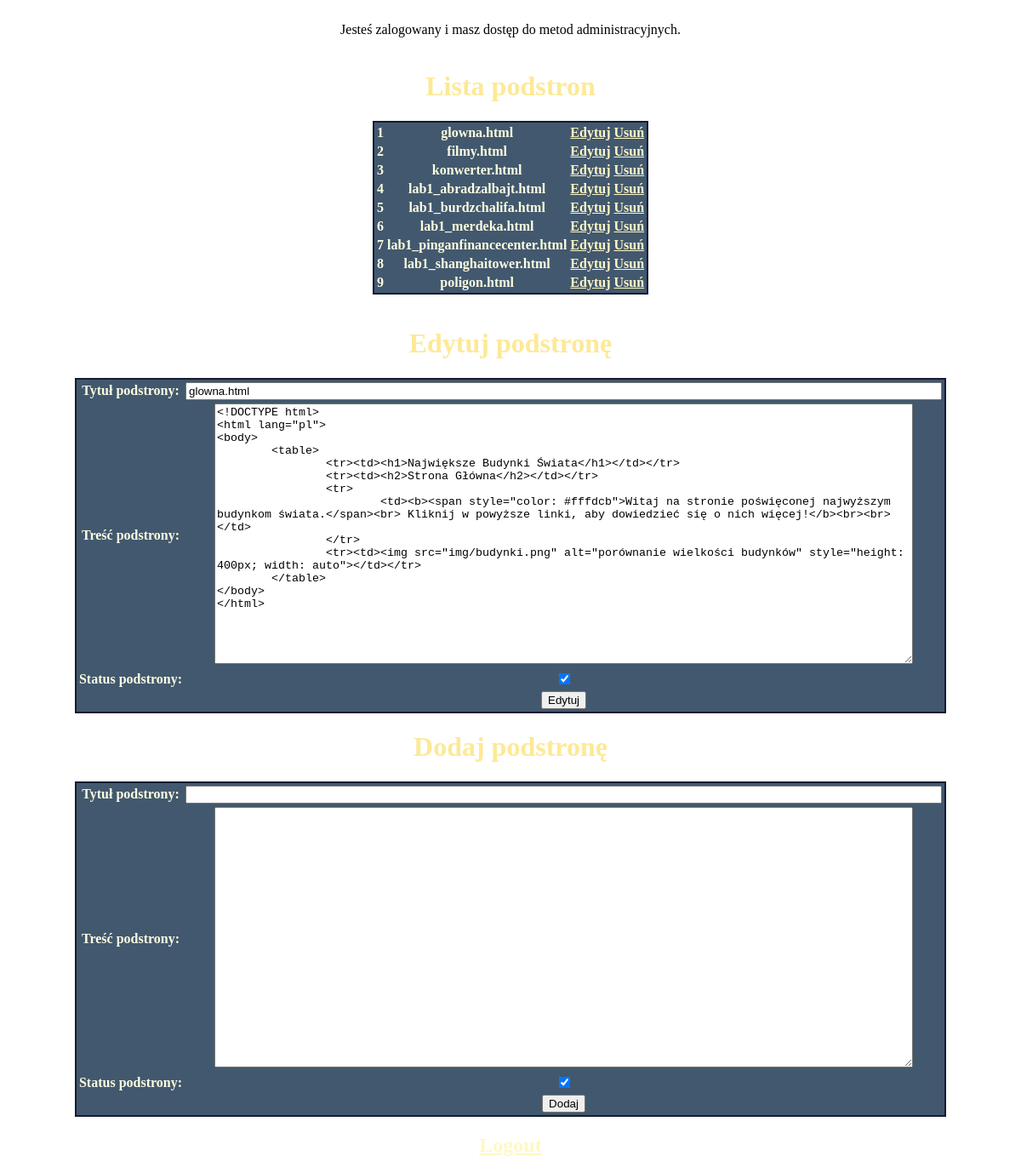
/admin/admin.php?funkcja=edytuj&id=1 (signed in), run on the app's committed database.
### tables this page shows
CREATE TABLE `page_list` (
  `id` int(11) NOT NULL,
  `page_title` varchar(255) NOT NULL,
  `page_content` text NOT NULL,
  `status` int(11) NOT NULL DEFAULT 1
);

### admin/admin.php (the view, shortened to what this page needs)
<!DOCTYPE html>
<html>
<head>
    <link rel="stylesheet" href="css/style.css">
</head>
<body>
<?php
include('../cfg.php');
function ListaPodstron()
{
    global $link;
    if (!isset($_SESSION['status']) || $_SESSION['status'] == 1) {
        $query = "SELECT * FROM page_list ORDER BY id ASC";
        $result = mysqli_query($link, $query);
        echo '<h1 class="naglowek">Lista podstron</h1><center><table>';
        if($result){
            while ($row = mysqli_fetch_array($result)) {
                echo '<tr><td class="tdid"><b>'.$row['id'] . '<b></td><td class="tdnazwa"><b>'.$row['page_title'].'<b></td><td class="tdedytuj"><a href="admin.php?funkcja=edytuj&id='.$row['id'].'"><b>Edytuj</b></a></td><td><a href="admin.php?funkcja=usun&id='.$row['id'].'"><b>Usuń</b></a></td></tr>';
            }
            echo '</table></center><br>';
        }
        else{
            echo "Brak stron";
        }
    }
    if(isset($_GET['funkcja']) && $_GET['funkcja'] == 'edytuj'){
        EdytujPodstrone();
    }
    DodajNowaPodstrone();
}
function EdytujPodstrone()
{
    global $link;
    if (isset($_GET['id']))
    {
        $id = $_GET['id'];
    }
    $query = "SELECT * FROM page_list WHERE id='$id' LIMIT 1";
    $result = mysqli_query($link ,$query);
    $row = mysqli_fetch_array($result);
    echo '
			<div class="">
				<h1 class="naglowek"><b>Edytuj podstronę<b/></h1>
				<form method="post" name="EditForm" enctype="multipart/form-data" action="' . $_SERVER['REQUEST_URI'] . '">
					<table class="edycja">
						<tr><td class="edit_4t"><b>Tytuł podstrony: <b/><br></td><td><input type="text" name="page_title" size="108" value='.$row['page_title'].' /></td></tr>
						<tr><td class="edit_4t"><b>Treść podstrony: <b/><br></td><td><textarea rows=20 cols=100 name="page_content"/>'.$row['page_content'].'</textarea></td></tr>
						<tr><td class="edit_4t"><b>Status podstrony: <b/><br></td><td><input type="checkbox" name="status" checked /></td></tr>
						<tr><td>&nbsp;</td><td><input type="submit" name="x2_submit" class="edycja" value="Edytuj" /></td></tr>
					</table>
				</form>
			</div>
			';
}
function DodajNowaPodstrone()
{
    echo '
			<div class="">
				<h1 class="naglowek"><b>Dodaj podstronę<b/></h1>
				<form method="post" name="AddForm" enctype="multipart/form-data" action="' . $_SERVER['REQUEST_URI'] . '">
					<table class="dodaj">
						<tr><td class="add_4t"><b>Tytuł podstrony: <b/></td><td><input type="text" name="page_title_add" size="108"/></td></tr>
						<tr><td class="add_4t"><b>Treść podstrony: <b/></td><td><textarea rows=20 cols=100 name="page_content_add" /></textarea></td></tr>
						<tr><td class="add_4t"><b>Status podstrony: <b/></td><td><input type="checkbox" name="status_add" checked /></td></tr>
						<tr><td>&nbsp;</td><td><input type="submit" name="x3_submit" class="dodaj" value="Dodaj" /></td></tr>
					</table>
				</form>
			</div>
			';
}
if (isset($_SESSION['status_logowania']) && $_SESSION['status_logowania'] == 1)
{
    echo '<center><br>Jesteś zalogowany i masz dostęp do metod administracyjnych. <br><br></center>';
    ListaPodstron();
    echo '<h2 class=naglowek><a href="logout.php">Logout</a></h2>';
}
else
{
    echo FormularzLogowania();
}
?>
</body>
</html>

### css/style.css (style rules this page uses)
body { font-family: Georgia, serif; background-image: url("../img/background.jpg"); background-size: cover; background-position: center; background-repeat: no-repeat; background-attachment: fixed; text-align: center; }
h1 { color: #fde996; }
table { background-color: rgba(52, 76, 99, 0.93); color: #fcfde1; border: 2px double #141c33; text-align: center; margin-left: auto; margin-right: auto; }
a { color: #fff7c4; }

### data on the page
page_list: id "1", page_title "glowna.html", page_content "<!DOCTYPE html> <html lang=\"pl\"> <body> <table> <tr><td><h1>Największe Budynki Świata</h1></td></tr> <tr><td><h2>Strona Główna</h2></td></tr> <tr> <td><b><span style=\"color: #fffdcb\">Witaj na stronie poświęconej najwyższym budynkom świata.</span><br> Kliknij w powyższe linki, aby dowiedzieć się o nich więcej!</b><br><br></td> </tr> <tr><td><img src=\"img/budynki.png\" alt=\"porównanie wielkości budynków\" style=\"height: 400px; width: auto\"></td></tr> </table> </body> </html>"
page_list: id "2", page_title "filmy.html"
page_list: id "3", page_title "konwerter.html"
page_list: id "4", page_title "lab1_abradzalbajt.html"
page_list: id "5", page_title "lab1_burdzchalifa.html"
page_list: id "6", page_title "lab1_merdeka.html"
page_list: id "7", page_title "lab1_pinganfinancecenter.html"
page_list: id "8", page_title "lab1_shanghaitower.html"
page_list: id "9", page_title "poligon.html"
